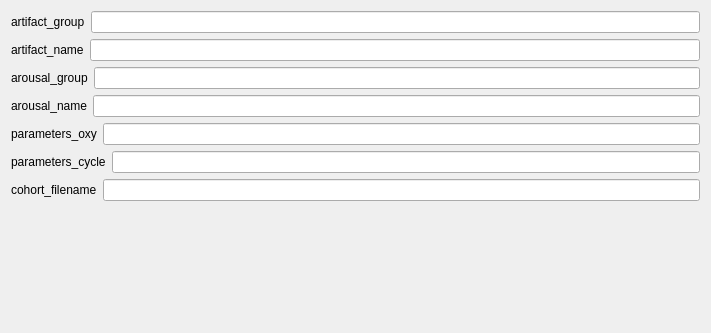
<?xml version="1.0" encoding="UTF-8"?>
<ui version="4.0">
 <class>OxygenDesatDetectorSettingsView</class>
 <widget class="QWidget" name="OxygenDesatDetectorSettingsView">
  <property name="geometry">
   <rect>
    <x>0</x>
    <y>0</y>
    <width>711</width>
    <height>333</height>
   </rect>
  </property>
  <property name="windowTitle">
   <string>Form</string>
  </property>
  <layout class="QVBoxLayout" name="verticalLayout">
   <item>
    <layout class="QHBoxLayout" name="artifact_group_horizontalLayout">
     <item>
      <widget class="QLabel" name="artifact_group_label">
       <property name="text">
        <string>artifact_group</string>
       </property>
      </widget>
     </item>
     <item>
      <widget class="QLineEdit" name="artifact_group_lineedit"/>
     </item>
    </layout>
   </item>
   <item>
    <layout class="QHBoxLayout" name="artifact_name_horizontalLayout">
     <item>
      <widget class="QLabel" name="artifact_name_label">
       <property name="text">
        <string>artifact_name</string>
       </property>
      </widget>
     </item>
     <item>
      <widget class="QLineEdit" name="artifact_name_lineedit"/>
     </item>
    </layout>
   </item>
   <item>
    <layout class="QHBoxLayout" name="arousal_group_horizontalLayout">
     <item>
      <widget class="QLabel" name="arousal_group_label">
       <property name="text">
        <string>arousal_group</string>
       </property>
      </widget>
     </item>
     <item>
      <widget class="QLineEdit" name="arousal_group_lineedit"/>
     </item>
    </layout>
   </item>
   <item>
    <layout class="QHBoxLayout" name="arousal_name_horizontalLayout">
     <item>
      <widget class="QLabel" name="arousal_name_label">
       <property name="text">
        <string>arousal_name</string>
       </property>
      </widget>
     </item>
     <item>
      <widget class="QLineEdit" name="arousal_name_lineedit"/>
     </item>
    </layout>
   </item>
   <item>
    <layout class="QHBoxLayout" name="parameters_oxy_horizontalLayout">
     <item>
      <widget class="QLabel" name="parameters_oxy_label">
       <property name="text">
        <string>parameters_oxy</string>
       </property>
      </widget>
     </item>
     <item>
      <widget class="QLineEdit" name="parameters_oxy_lineedit"/>
     </item>
    </layout>
   </item>
   <item>
    <layout class="QHBoxLayout" name="parameters_cycle_horizontalLayout">
     <item>
      <widget class="QLabel" name="parameters_cycle_label">
       <property name="text">
        <string>parameters_cycle</string>
       </property>
      </widget>
     </item>
     <item>
      <widget class="QLineEdit" name="parameters_cycle_lineedit"/>
     </item>
    </layout>
   </item>
   <item>
    <layout class="QHBoxLayout" name="cohort_filename_horizontalLayout">
     <item>
      <widget class="QLabel" name="cohort_filename_label">
       <property name="text">
        <string>cohort_filename</string>
       </property>
      </widget>
     </item>
     <item>
      <widget class="QLineEdit" name="cohort_filename_lineedit"/>
     </item>
    </layout>
   </item>
   <item>
    <spacer name="verticalSpacer">
     <property name="orientation">
      <enum>Qt::Vertical</enum>
     </property>
     <property name="sizeHint" stdset="0">
      <size>
       <width>20</width>
       <height>40</height>
      </size>
     </property>
    </spacer>
   </item>
  </layout>
 </widget>
 <resources/>
 <connections/>
</ui>
